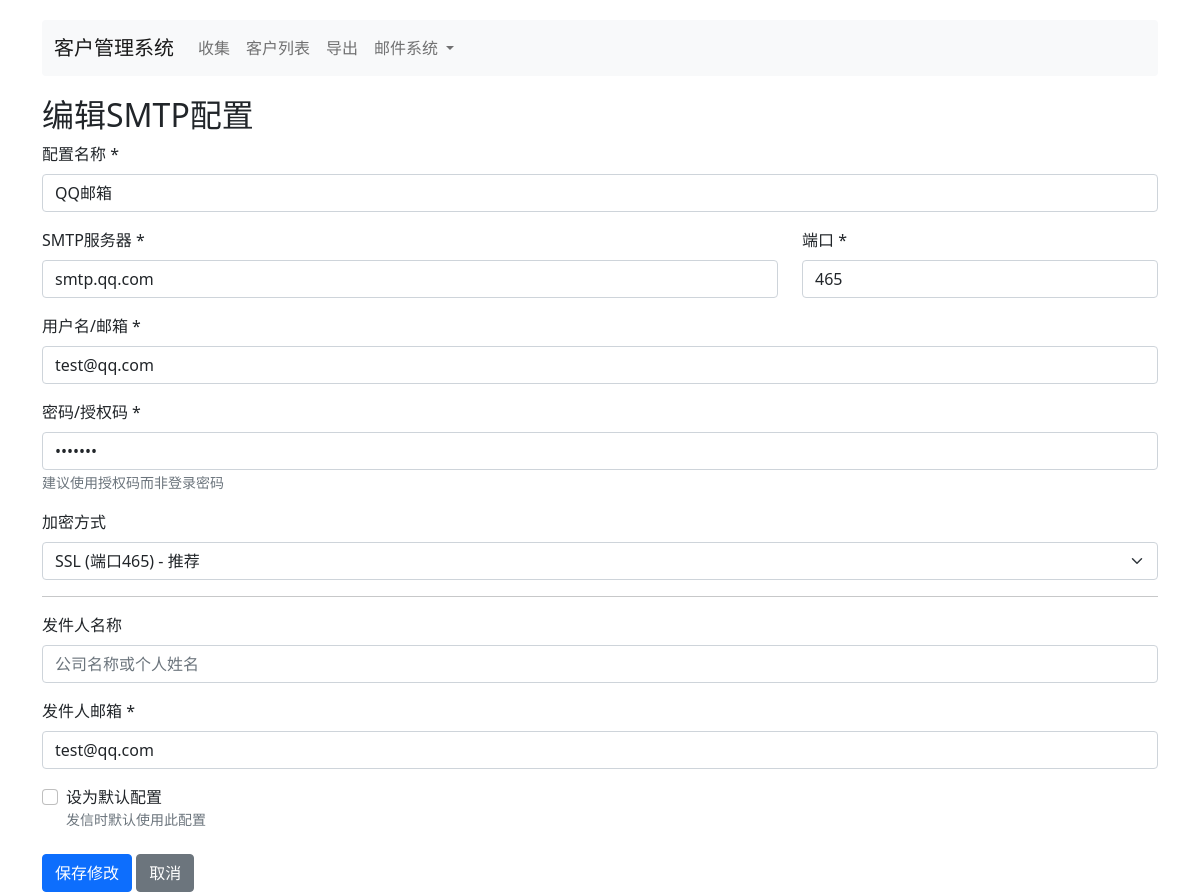
/smtp/2/edit, run on the app's committed database.
### tables this page shows
CREATE TABLE smtp_settings (
            id INTEGER PRIMARY KEY AUTOINCREMENT,
            name TEXT NOT NULL,
            smtp_host TEXT NOT NULL,
            smtp_port INTEGER DEFAULT 587,
            smtp_user TEXT NOT NULL,
            smtp_password TEXT NOT NULL,
            use_tls INTEGER DEFAULT 1,
            sender_name TEXT,
            sender_email TEXT NOT NULL,
            is_default INTEGER DEFAULT 0,
            created_at TIMESTAMP DEFAULT CURRENT_TIMESTAMP
        );

### app/routes/smtp.py (the view, shortened to what this page needs)
@bp.route('/<int:id>/edit', methods=('GET', 'POST'))
def edit(id):
    conn = get_db_connection()
    config = conn.execute('SELECT * FROM smtp_settings WHERE id = ?', (id,)).fetchone()
    if not config:
        conn.close()
        flash('配置不存在', 'error')
        return redirect(url_for('smtp.index'))
    conn.close()
    return render_template('smtp/form.html', config=config)

### app/__init__.py (called while the page is built)
def get_db_connection():
    db_path = Config.DATABASE_PATH
    os.makedirs(os.path.dirname(db_path), exist_ok=True)
    conn = sqlite3.connect(db_path)
    conn.row_factory = sqlite3.Row
    return conn

### app/templates/smtp/form.html (shortened to what this page needs)
{% extends "base.html" %}
{% block content %}
<h2>{{ '编辑' if config else '添加' }}SMTP配置</h2>
<form method="post">
    <div class="mb-3">
        <label for="name" class="form-label">配置名称 *</label>
        <input type="text" class="form-control" id="name" name="name" value="{{ config.name if config else '' }}" required maxlength="50" placeholder="例如：公司邮箱">
    </div>
    <div class="row mb-3">
        <div class="col-md-8">
            <label for="smtp_host" class="form-label">SMTP服务器 *</label>
            <input type="text" class="form-control" id="smtp_host" name="smtp_host" value="{{ config.smtp_host if config else '' }}" required placeholder="smtp.example.com">
        </div>
        <div class="col-md-4">
            <label for="smtp_port" class="form-label">端口 *</label>
            <input type="number" class="form-control" id="smtp_port" name="smtp_port" value="{{ config.smtp_port if config else 587 }}" required min="1" max="65535">
        </div>
    </div>
    <div class="mb-3">
        <label for="smtp_user" class="form-label">用户名/邮箱 *</label>
        <input type="email" class="form-control" id="smtp_user" name="smtp_user" value="{{ config.smtp_user if config else '' }}" required placeholder="your-email@example.com">
    </div>
    <div class="mb-3">
        <label for="smtp_password" class="form-label">密码/授权码 *</label>
        <input type="password" class="form-control" id="smtp_password" name="smtp_password" value="{{ config.smtp_password if config else '' }}" required placeholder="输入密码或授权码">
        <small class="text-muted">建议使用授权码而非登录密码</small>
    </div>
    <div class="mb-3">
        <label for="ssl_mode" class="form-label">加密方式</label>
        <select class="form-select" id="ssl_mode" name="ssl_mode" onchange="updatePort()">
            <option value="ssl" {% if config and config.use_tls == 2 %}selected{% endif %}>SSL (端口465) - 推荐</option>
        </select>
    </div>
    <hr>
    <div class="mb-3">
        <label for="sender_name" class="form-label">发件人名称</label>
        <input type="text" class="form-control" id="sender_name" name="sender_name" value="{{ config.sender_name if config else '' }}" placeholder="公司名称或个人姓名">
    </div>
    <div class="mb-3">
        <label for="sender_email" class="form-label">发件人邮箱 *</label>
        <input type="email" class="form-control" id="sender_email" name="sender_email" value="{{ config.sender_email if config else '' }}" required placeholder="your-email@example.com">
    </div>
    <div class="mb-3 form-check">
        <input type="checkbox" class="form-check-input" id="is_default" name="is_default" {% if config and config.is_default %}checked{% endif %}>
        <label class="form-check-label" for="is_default">设为默认配置</label>
        <small class="text-muted d-block">发信时默认使用此配置</small>
    </div>
    <div class="mt-4">
        <button type="submit" class="btn btn-primary">{{ '保存修改' if config else '添加配置' }}</button>
        <a href="{{ url_for('smtp.index') }}" class="btn btn-secondary">取消</a>
    </div>
</form>
{% endblock %}

### app/templates/base.html (style rules this page uses)
body { padding-top: 20px; }

### data on the page
smtp_settings: name "QQ邮箱", smtp_host "smtp.qq.com", smtp_port "465", smtp_user "test@qq.com", sender_email "test@qq.com"

### other printed values
{{ '编辑' if config else '添加' }} "编辑"
{{ '保存修改' if config else '添加配置' }} "保存修改"
